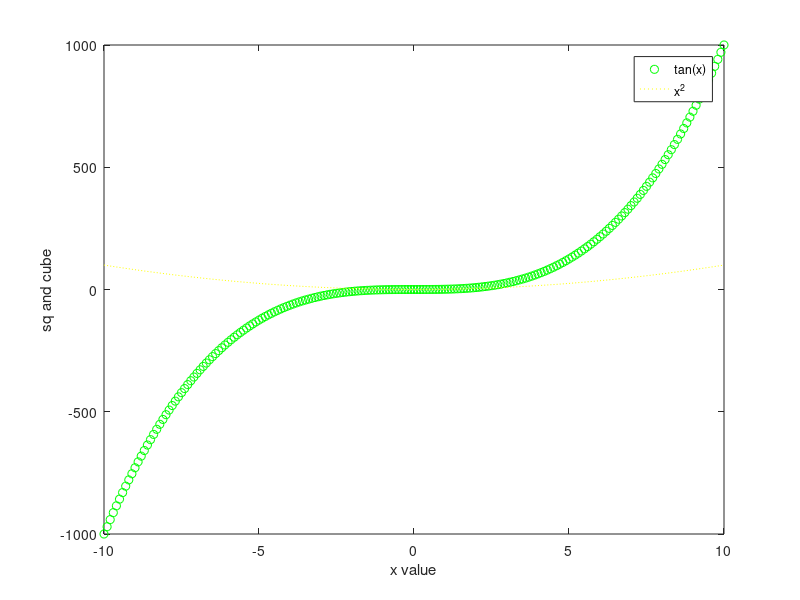

This chart was generated by the following MATLAB code:
x=-10:1/10:10;
y=power(x,3);
z=x.*x;
plot(x,y,'og',x,z,'y:');
xlabel('x value');
ylabel("sq and cube");
legend('tan(x)',"x^2");
%{ 
'-' → solid
'--' → dashed
':' → dotted
'-.' → dash-dot
'o' → circle
's' → square
'*' → star
Color:
'r' → red
'g' → green
'b' → blue
'k' → black
'm' → magenta
'c' → cyan
'y' → yellow
%}
